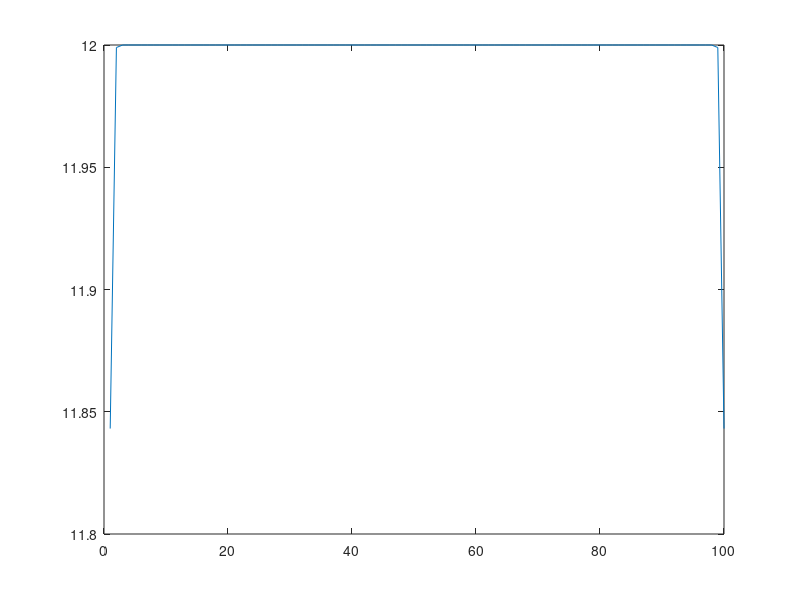

MATLAB code for this plot:
clc
%define all variables/constants

N=100; %number of cells
sigma_a = 0.5; 
S = 6*ones(N,1);
D = 1/3;
R = 1000; %right boundary value
L = 0; %left boundary value
slab_length = R-L;
delta_x = slab_length/N;
x = linspace(0+delta_x/2,slab_length-delta_x/2,N); %needed to shift by delta_x/2 because 1 and 0 are edges, not node centers

%create a sparse 100x100 matrix
cm = sparse(N,N);

%interior nodes
for i = 2:N-1
              
    cm(i,i-1) = ((-D)./(delta_x.^2));
    cm(i,i) = ((D./(delta_x.^2))+(D./(delta_x.^2))+sigma_a);
    cm(i,i+1) = ((-D)./(delta_x.^2));  
    
end

%FLUX = 0 AT BOTH BOUNDS

%Left Bound
i = 1;
cm(i,i) = (D./(delta_x.^2))+(2*D./(delta_x.^2))+sigma_a;
cm(i,i+1)= (-D./delta_x.^2);

%Right Bound
i = N;
cm(i,i) = (D./(delta_x.^2))+(2*D./(delta_x.^2))+sigma_a;
cm(i,i-1) = (-D./delta_x.^2);


phi = cm\S;
plot(phi)
hold on




